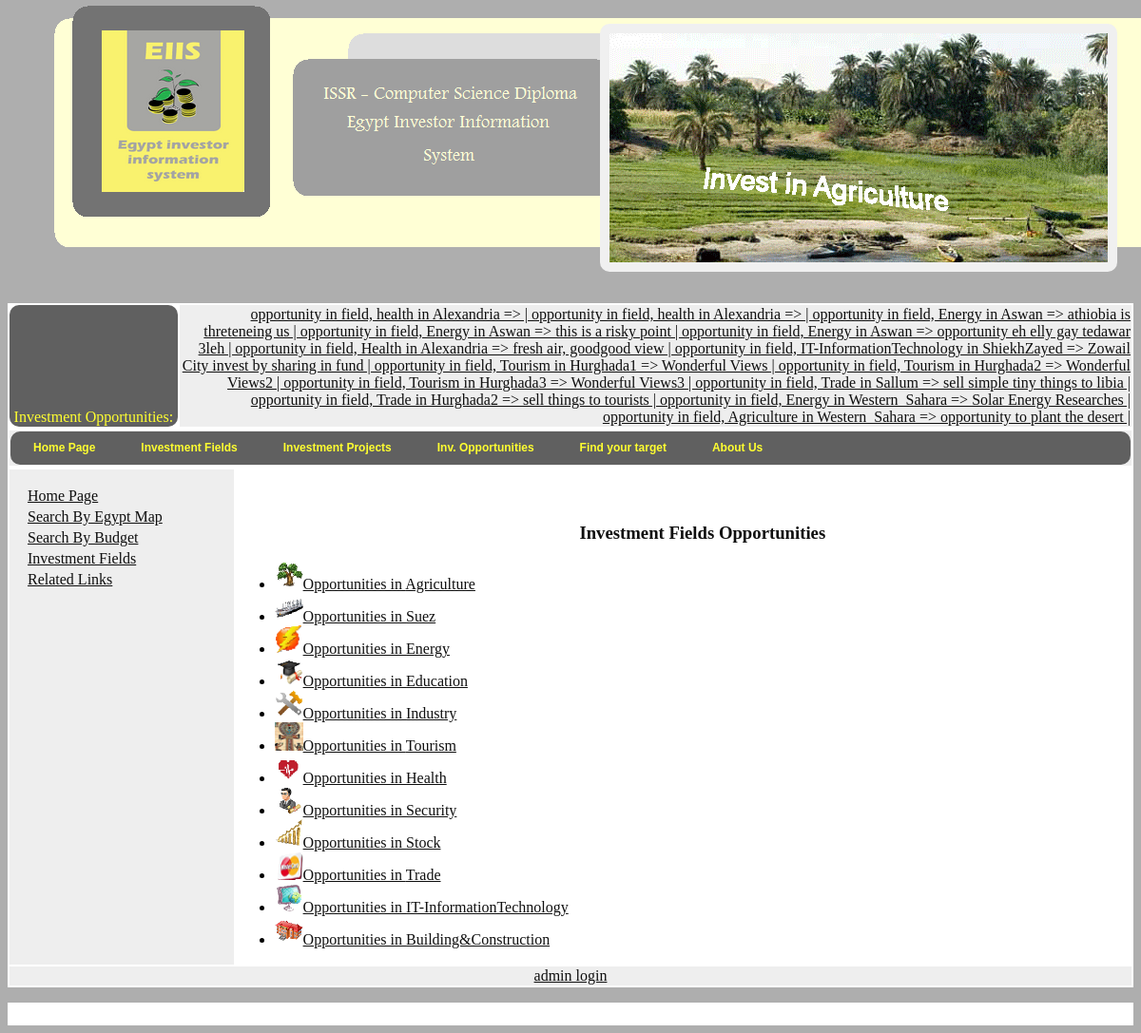
The page /EIIS/en/all_opp_by_fields.php on the database its author committed.
### tables this page shows
CREATE TABLE IF NOT EXISTS `tbl_fields` (
  `field_id` int(10) unsigned NOT NULL,
  `icon_path` varchar(45) NOT NULL,
  `name` varchar(45) NOT NULL,
  `contact` varchar(100) DEFAULT NULL
);

### EIIS/en/all_opp_by_fields.php (the view, shortened to what this page needs)
<?php include './styling/include_master.php';  ?>
<?php
echo $page_header;
echo $page_top_body;
echo $page_right_menu;
?>
<?php
$menu ="<br/><br/><ul><h3> Investment Fields Opportunities</h3><p>";
$all_fields = mysql_query("SELECT * FROM tbl_fields where name != 'other' ");
$n_fields = mysql_affected_rows();
for($d=0;$d<$n_fields;$d++) {
$this_field =  mysql_fetch_array($all_fields);
$menu .= "<li><a class='right_menu' href='display_info_field_opp.php?q=".$this_field[2]."'> <img src='".$this_field[1]."' width='30px' height='30px' />Opportunities in  ".$this_field[2]."</a></li>";
    }
$menu .= "</ul></p>";
echo $menu;
?>
<?php echo $page_footer;
echo $bottom_website_footer ;
echo $page_end;
?>

### EIIS/en/styling/styling01.css (style rules this page uses)
a.right_menu { color:#0f0f0f; text-align:right; font-size:medium; }
body { background-color:#aeaeae; background-image:url(./images/bg5.PNG); background-repeat: no-repeat; }
h3 { //color:#680000; color:#0f0f0f; text-align:center; }

### rows shown on the page
tbl_fields: icon_path (picture), name "Agriculture"
tbl_fields: icon_path (picture), name "Suez"
tbl_fields: icon_path (picture), name "Energy"
tbl_fields: icon_path (picture), name "Education"
tbl_fields: icon_path (picture), name "Industry"
tbl_fields: icon_path (picture), name "Tourism"
tbl_fields: icon_path (picture), name "Health"
tbl_fields: icon_path (picture), name "Security"
tbl_fields: icon_path (picture), name "Stock"
tbl_fields: icon_path (picture), name "Trade"
tbl_fields: icon_path (picture), name "IT-InformationTechnology"
tbl_fields: icon_path (picture), name "Building&Construction"
